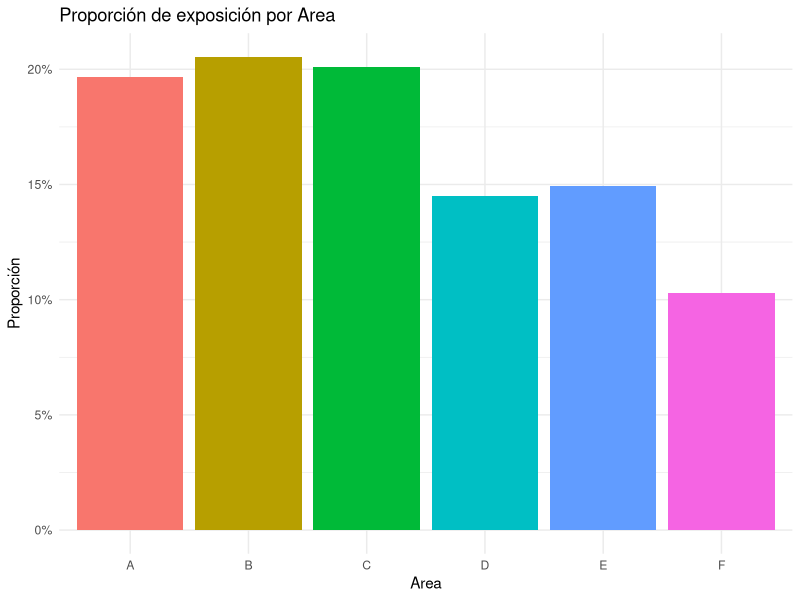
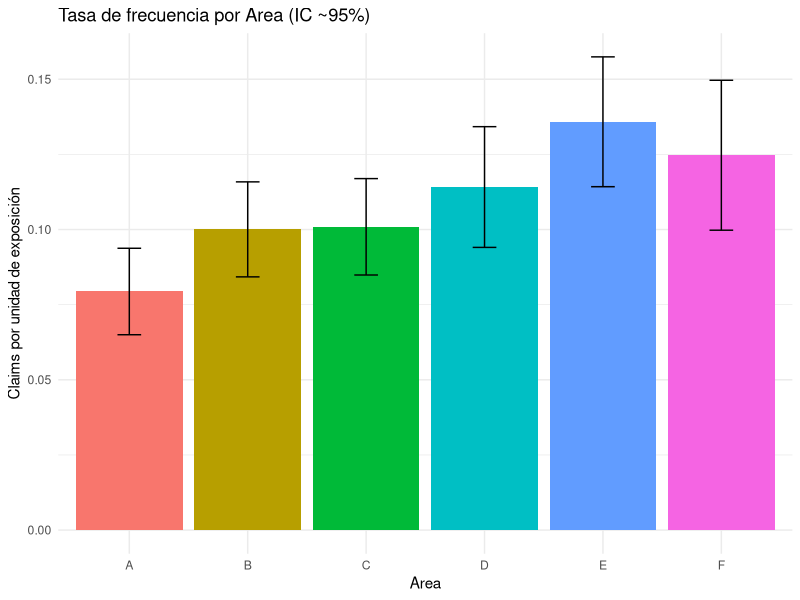
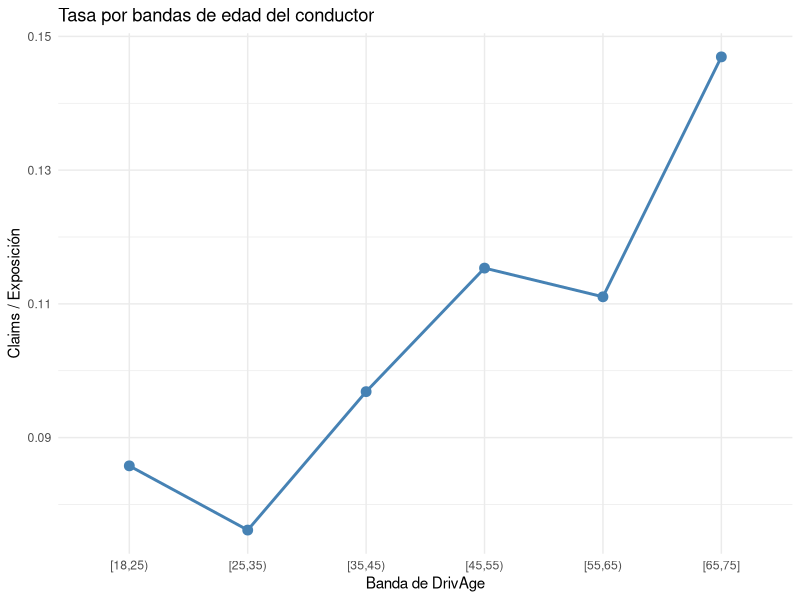
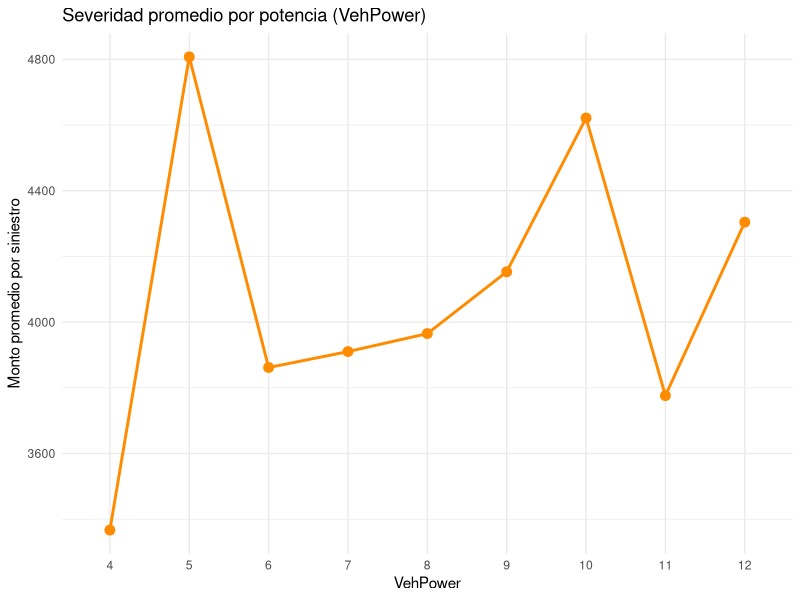
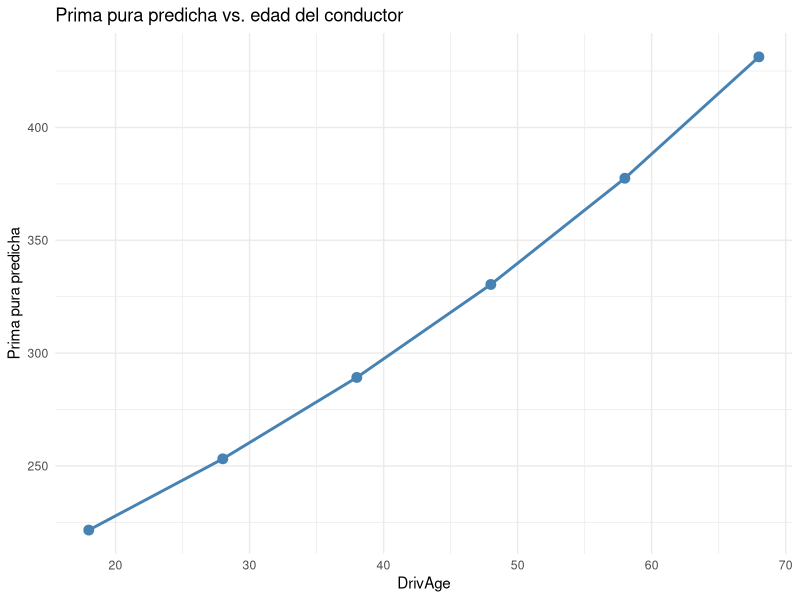

Here is the R script that generated these plots, in order:
## ---- chunk 1
knitr::opts_chunk$set(
  echo = TRUE,
  message = FALSE,
  warning = FALSE,
  fig.align = "center",
  fig.width = 7,
  fig.height = 4.5,
  out.width = "85%"
)
## ---- chunk 2
# Paquetes para manipulación, modelado y visualización
library(dplyr)        # manipulación de datos
library(tidyr)        # reorganización
library(ggplot2)      # gráficos
library(MASS)         # glm.nb (binomial negativa) y fitdistr (Weibull)
library(broom)        # tidy() para tablas de coeficientes
library(knitr)        # kable para tablas
## ---- chunk 3
# Semilla fija para reproducibilidad
set.seed(42)

# Número de pólizas a simular
n <- 10000
## ---- chunk 4
# Exposición (entre 0.5 y 1 año)
Exposure <- runif(n, min = 0.5, max = 1.0)

# Variables de riesgo
DrivAge  <- sample(18:74, size = n, replace = TRUE)
VehAge   <- sample(0:19,  size = n, replace = TRUE)
VehPower <- sample(4:12,  size = n, replace = TRUE)   # categorías 4–12
Area     <- sample(c("A","B","C","D","E","F"),
                   size = n, replace = TRUE,
                   prob = c(0.20, 0.20, 0.20, 0.15, 0.15, 0.10))
## ---- chunk 5
# Coeficientes para el modelo Poisson de frecuencia
beta0     <- -3.0
beta_age  <-  0.015   # incremento por cada año del conductor
beta_veh  <- -0.02    # vehículos viejos tienen menos siniestros
beta_area <- c(A = 0.0, B = 0.1, C = 0.2, D = 0.3, E = 0.4, F = 0.5)

# Predictor lineal y tasa de siniestros
eta     <- beta0 + beta_age * DrivAge + beta_veh * VehAge + beta_area[Area]
lam     <- exp(eta)
mu_freq <- lam * Exposure

# Número de siniestros por póliza
N <- rpois(n, lambda = mu_freq)

cat(sprintf("Frecuencia media teórica:  %.4f siniestros por póliza\n", mean(mu_freq)))
cat(sprintf("Frecuencia media simulada: %.4f siniestros por póliza\n", mean(N)))
## ---- chunk 6
# Coeficientes del modelo de severidad
alpha0     <- 8.0
a_power    <- 0.03
alpha_area <- c(A = 0.00, B = 0.02, C = 0.06, D = 0.08, E = 0.12, F = 0.15)
phi        <- 1.5  # parámetro de dispersión Gamma (forma ~ 1/phi)

# Media de severidad por póliza
sev_mu <- exp(alpha0 + a_power * VehPower + alpha_area[Area])

# Generar severidades por póliza: suma de los N siniestros
claim_amount <- numeric(n)
for (i in seq_len(n)) {
  if (N[i] > 0) {
    # En R: rgamma(n, shape, scale)
    y <- rgamma(N[i], shape = 1 / phi, scale = sev_mu[i] * phi)
    claim_amount[i] <- sum(y)
  }
}

cat(sprintf("Severidad media teórica:  %.2f unidades monetarias\n", mean(sev_mu)))
cat(sprintf("Severidad media simulada: %.2f unidades monetarias\n",
            mean(claim_amount[N > 0])))
## ---- chunk 7
df <- data.frame(
  IDpol       = seq_len(n),
  Exposure    = Exposure,
  DrivAge     = DrivAge,
  VehAge      = VehAge,
  VehPower    = factor(VehPower, levels = 4:12),  # categórica
  Area        = factor(Area, levels = c("A","B","C","D","E","F")),  # con orden
  ClaimNb     = N,
  ClaimAmount = claim_amount
)

head(df)
## ---- chunk 8
# Proporción de exposición por Area
expo_by_area <- df %>%
  group_by(Area) %>%
  summarise(Expo = sum(Exposure), .groups = "drop") %>%
  mutate(Prop = Expo / sum(Expo))

ggplot(expo_by_area, aes(x = Area, y = Prop, fill = Area)) +
  geom_col() +
  scale_y_continuous(labels = scales::percent_format()) +
  labs(title = "Proporción de exposición por Area",
       x = "Area", y = "Proporción") +
  theme_minimal() +
  theme(legend.position = "none")
## ---- chunk 9
# Tasa de frecuencia por Area con IC aproximado
g_area <- df %>%
  group_by(Area) %>%
  summarise(Claims = sum(ClaimNb),
            Expo   = sum(Exposure), .groups = "drop") %>%
  mutate(rate = Claims / Expo,
         se   = sqrt(rate / pmax(Expo, 1e-9)),
         lwr  = rate - 1.96 * se,
         upr  = rate + 1.96 * se)

ggplot(g_area, aes(x = Area, y = rate, fill = Area)) +
  geom_col() +
  geom_errorbar(aes(ymin = lwr, ymax = upr), width = 0.2) +
  labs(title = "Tasa de frecuencia por Area (IC ~95%)",
       x = "Area", y = "Claims por unidad de exposición") +
  theme_minimal() +
  theme(legend.position = "none")
## ---- chunk 10
# Bandas de DrivAge
df <- df %>%
  mutate(DrivAgeBand = cut(DrivAge,
                           breaks = c(18, 25, 35, 45, 55, 65, 75),
                           right = FALSE,
                           include.lowest = TRUE))

rate_age <- df %>%
  group_by(DrivAgeBand) %>%
  summarise(rate = sum(ClaimNb) / sum(Exposure), .groups = "drop")

ggplot(rate_age, aes(x = DrivAgeBand, y = rate, group = 1)) +
  geom_line(color = "steelblue", linewidth = 1) +
  geom_point(size = 3, color = "steelblue") +
  labs(title = "Tasa por bandas de edad del conductor",
       x = "Banda de DrivAge", y = "Claims / Exposición") +
  theme_minimal()
## ---- chunk 11
# Severidad promedio por VehPower (solo pólizas con siniestro)
sev_pw <- df %>%
  filter(ClaimNb > 0) %>%
  group_by(VehPower) %>%
  summarise(SevProm = sum(ClaimAmount) / sum(ClaimNb), .groups = "drop")

ggplot(sev_pw, aes(x = VehPower, y = SevProm, group = 1)) +
  geom_line(color = "darkorange", linewidth = 1) +
  geom_point(size = 3, color = "darkorange") +
  labs(title = "Severidad promedio por potencia (VehPower)",
       x = "VehPower", y = "Monto promedio por siniestro") +
  theme_minimal()
## ---- chunk 12
formula_freq <- ClaimNb ~ DrivAge + VehAge + Area

model_pois <- glm(formula_freq,
                  data   = df,
                  family = poisson(link = "log"),
                  offset = log(Exposure))

summary(model_pois)
## ---- chunk 13
broom::tidy(model_pois) %>%
  mutate(exp_coef = exp(estimate)) %>%
  kable(digits = 4, caption = "Coeficientes del GLM Poisson y multiplicadores")
## ---- chunk 14
freq <- df$ClaimNb / df$Exposure
var_mean_ratio <- var(freq) / mean(freq)

deviance_df <- model_pois$deviance / model_pois$df.residual

cat(sprintf("Varianza/Media: %.2f\n", var_mean_ratio))
cat(sprintf("Deviance/df:    %.2f\n", deviance_df))
## ---- chunk 15
model_nb <- MASS::glm.nb(
  ClaimNb ~ DrivAge + VehAge + Area + offset(log(Exposure)),
  data = df
)

summary(model_nb)
## ---- chunk 16
cat("AIC Poisson vs NB:\n")
cat(sprintf("  Poisson: %.4f\n", AIC(model_pois)))
cat(sprintf("  NB:      %.4f\n", AIC(model_nb)))
## ---- chunk 17
sev <- df %>%
  filter(ClaimAmount > 0) %>%
  mutate(Severity = ClaimAmount / ClaimNb)

head(sev)
## ---- chunk 18
formula_sev <- Severity ~ VehPower + VehAge + DrivAge + Area

model_gamma <- glm(formula_sev,
                   data    = sev,
                   family  = Gamma(link = "log"),
                   weights = ClaimNb)

summary(model_gamma)
## ---- chunk 19
threshold <- quantile(sev$ClaimAmount, probs = 0.95)
sev_trim  <- sev %>% filter(ClaimAmount <= threshold)

model_gamma_trim <- glm(formula_sev,
                        data    = sev_trim,
                        family  = Gamma(link = "log"),
                        weights = ClaimNb)

cat(sprintf("Umbral del 95%% para grandes siniestros: %.2f\n", threshold))
summary(model_gamma_trim)
## ---- chunk 20
sev_values <- sev$Severity

fit_weib <- MASS::fitdistr(sev_values, densfun = "weibull")
shape_weib <- fit_weib$estimate["shape"]
scale_weib <- fit_weib$estimate["scale"]

cat(sprintf("Parámetros Weibull: shape = %.3f, scale = %.1f\n",
            shape_weib, scale_weib))

# Media de la Weibull: scale * Gamma(1 + 1/shape)
weibull_mean <- scale_weib * gamma(1 + 1 / shape_weib)
cat(sprintf("Severidad media estimada (Weibull): %.4f\n", weibull_mean))

# Predicción de severidad constante para cada póliza
sev_pred_weibull <- rep(weibull_mean, nrow(df))
## ---- chunk 21
cat(sprintf("AIC modelo completo:  %.4f\n", AIC(model_gamma)))
cat(sprintf("AIC modelo recortado: %.4f\n", AIC(model_gamma_trim)))
## ---- chunk 22
# Predicciones de frecuencia (NB) — incluye el offset automáticamente
freq_pred_full <- predict(model_nb, newdata = df, type = "response")

# Predicciones de severidad (Gamma)
sev_pred_full <- predict(model_gamma, newdata = df, type = "response")

# Prima pura por póliza
df$PurePremium <- freq_pred_full * sev_pred_full

head(df[, c("IDpol", "PurePremium")])
## ---- chunk 23
gini <- function(actual, pred) {
  ord <- order(pred)
  actual_sorted <- actual[ord]
  total <- sum(actual_sorted)
  cum_actual <- cumsum(actual_sorted)
  n <- length(actual)
  gini_sum <- sum(cum_actual) / total
  gini_sum <- gini_sum - (n + 1) / 2
  gini_sum / n
}

actual_cost_per_exposure <- df$ClaimAmount / df$Exposure
gini_pure <- gini(actual_cost_per_exposure, df$PurePremium)
cat(sprintf("Índice de Gini para la prima pura: %.4f\n", gini_pure))
## ---- chunk 24
age_grid <- seq(18, 75, by = 10)

partial_df <- data.frame(
  DrivAge  = age_grid,
  VehAge   = median(df$VehAge),
  VehPower = factor(levels(df$VehPower)[1], levels = levels(df$VehPower)),
  Area     = factor(levels(df$Area)[1],     levels = levels(df$Area)),
  Exposure = 1.0
)

# Frecuencia parcial con NB (offset = log(1) = 0, así que no afecta)
partial_freq <- predict(model_nb, newdata = partial_df, type = "response")

# Severidad: para simplificar, usamos la media Weibull (constante)
partial_pure <- partial_freq * weibull_mean

partial_table <- data.frame(
  DrivAge              = age_grid,
  PredictedPurePremium = partial_pure
)

kable(partial_table, digits = 2,
      caption = "Prima pura predicha por edad del conductor")
## ---- chunk 25
ggplot(partial_table, aes(x = DrivAge, y = PredictedPurePremium)) +
  geom_line(color = "steelblue", linewidth = 1) +
  geom_point(size = 3, color = "steelblue") +
  labs(title = "Prima pura predicha vs. edad del conductor",
       x = "DrivAge", y = "Prima pura predicha") +
  theme_minimal()
## ---- chunk 26
baseline_df <- data.frame(
  DrivAge  = median(df$DrivAge),
  VehAge   = median(df$VehAge),
  VehPower = factor(levels(df$VehPower)[1], levels = levels(df$VehPower)),
  Area     = factor(levels(df$Area)[1],     levels = levels(df$Area)),
  Exposure = 1.0
)

baseline_freq <- predict(model_nb,    newdata = baseline_df, type = "response")
baseline_sev  <- predict(model_gamma, newdata = baseline_df, type = "response")
baseline_premium <- as.numeric(baseline_freq * baseline_sev)

df$TariffFactor <- df$PurePremium / baseline_premium

head(df[, c("IDpol", "TariffFactor")])
## ---- chunk 27
sessionInfo()
